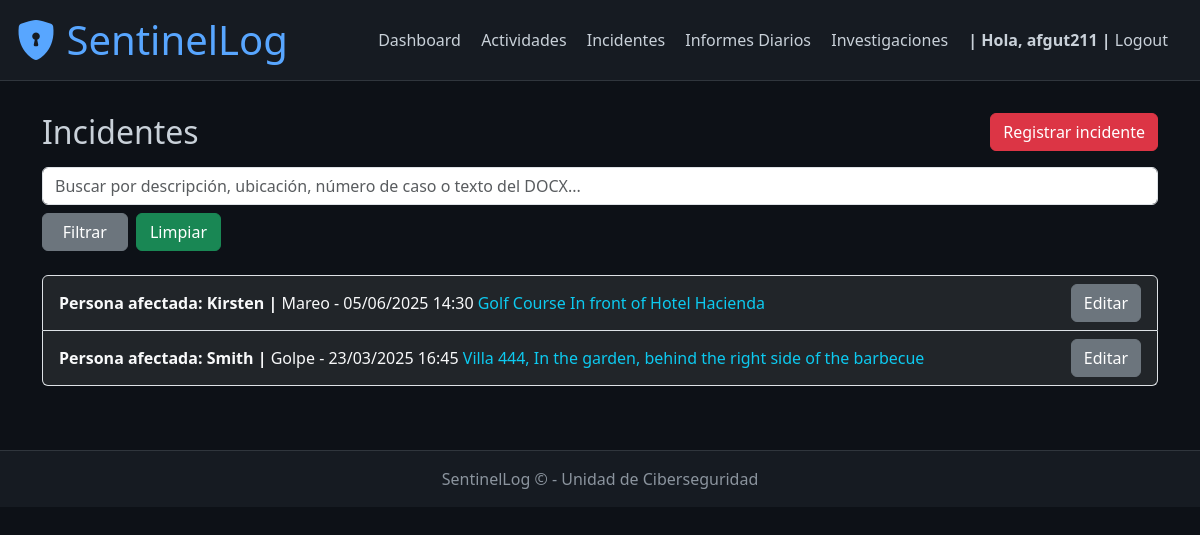
The app's page /incident_management/ (signed in), older data.
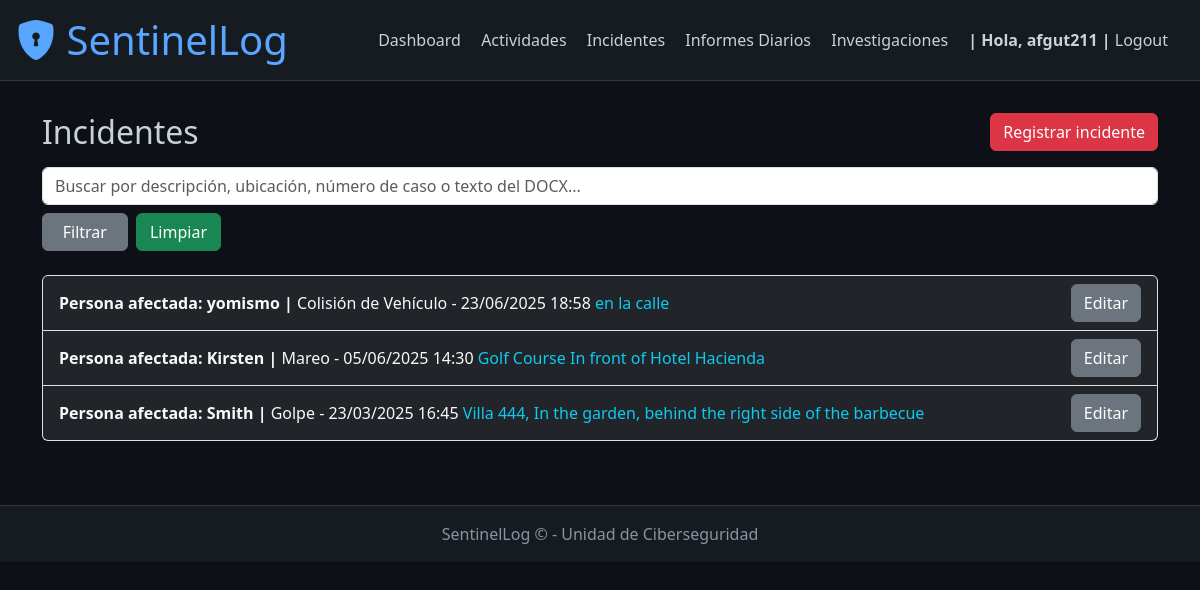
The same page, newer data.
### incident_management/models.py (models this page shows, shortened)
class Incident(models.Model):
    incident_type = models.ForeignKey(IncidentType, on_delete=models.PROTECT, null=True)
    affected_person = models.CharField("Persona afectada", max_length=100, blank=True, null=True)
    date = models.DateTimeField(help_text="Fecha y hora del incidente")
    location = models.CharField(max_length=255)
    description = models.TextField()
    reported_by = models.ForeignKey(User, on_delete=models.SET_NULL, null=True, related_name='incidents_reported')
    incident_report_docx = models.FileField(upload_to='incident_reports/docx/', null=True, blank=True, help_text="Archivo DOCX del Incident Report")
    insurance_case_number = models.CharField(max_length=100, blank=True, help_text="Número de caso de la aseguradora")
    related_investigation = models.ForeignKey(
        'investigations.InvestigationCase',
        on_delete=models.SET_NULL,
        null=True,
        blank=True,
        help_text="Relaciona este incidente con una investigación si aplica"
    )
    created_at = models.DateTimeField(auto_now_add=True)
    docx_text = models.TextField(blank=True, help_text="Texto extraído del DOCX para búsqueda")

class IncidentType(models.Model):
    name = models.CharField(max_length=100, unique=True)

### incident_management/views.py (the view, shortened to what this page needs)
# urls.py: path('', views.index, name='daily_activity_index'),
def index(request):
    incidents = Incident.objects.all().order_by('-date')
    search = request.GET.get('search')
    return render(request, 'incident_management/index.html', {
        'incidents': incidents,
        'search': search,
    })

### incident_management/templates/incident_management/index.html (shortened to what this page needs)
{% extends 'base.html' %}
{% block content %}
<div class="d-flex justify-content-between align-items-center mb-3">
    <h2 class="mb-0">Incidentes</h2>
    <a href="{% url 'add_incident' %}" class="btn btn-danger">
        Registrar incidente
    </a>
</div>
<form method="get" class="row g-2 mb-4">
    <div class="col-md-4 w-100">
        <input type="text" name="search" class="form-control" placeholder="Buscar por descripción, ubicación, número de caso o texto del DOCX..." value="{{ search|default_if_none:'' }}">
    </div>
    <div class="col-md-2 d-flex gap-2">
        <button type="submit" class="btn btn-secondary w-50">Filtrar</button>
        <a href="{% url 'incident_management_index' %}" class="btn btn-success w-50">Limpiar</a>
    </div>
</form>
<div class="list-group">
    {% for incident in incidents %}
        <div class="list-group-item bg-dark text-light d-flex justify-content-between align-items-center">
            <div>
                <a href="{% url 'incident_detail' incident.pk %}" class="text-light text-decoration-none">
                    <strong>Persona afectada: {{ incident.affected_person|default:"-" }} | </strong>
                    {{ incident.incident_type.name }} - {{ incident.date|date:"d/m/Y H:i" }}
                </a>
                <span class="text-info">{{ incident.location }}</span>
            </div>
            <a href="{% url 'edit_incident' incident.pk %}" class="btn btn-secondary">
                Editar
            </a>
        </div>
    {% empty %}
        <div class="alert alert-info mb-0">
            No hay incidentes registrados.
        </div>
    {% endfor %}
</div>
{% endblock %}

Row changes from the older to the newer data that the page shows:
added Incident: affected_person "yomismo", incident_type.name "Colisión de Vehículo", date "23/06/2025 18:58", location "en la calle"
